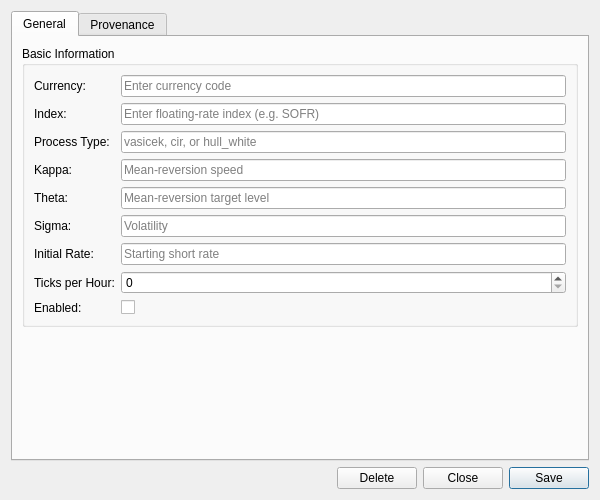
<?xml version="1.0" encoding="UTF-8"?>
<ui version="4.0">
 <class>IrCurveGenerationConfigDetailDialog</class>
 <widget class="QWidget" name="IrCurveGenerationConfigDetailDialog">
  <property name="geometry">
   <rect>
    <x>0</x>
    <y>0</y>
    <width>600</width>
    <height>500</height>
   </rect>
  </property>
  <property name="sizePolicy">
   <sizepolicy hsizetype="Preferred" vsizetype="Preferred">
    <horstretch>0</horstretch>
    <verstretch>0</verstretch>
   </sizepolicy>
  </property>
  <property name="minimumSize">
   <size>
    <width>600</width>
    <height>500</height>
   </size>
  </property>
  <property name="windowTitle">
   <string>IR Curve Generation Config Details</string>
  </property>
  <layout class="QVBoxLayout" name="verticalLayout">
   <item>
    <widget class="QTabWidget" name="tabWidget">
     <property name="currentIndex"><number>0</number></property>
     <widget class="QWidget" name="generalTab">
      <attribute name="title"><string>General</string></attribute>
      <layout class="QVBoxLayout" name="generalLayout">
       <item>
        <widget class="QGroupBox" name="basicInfoGroup">
         <property name="title">
          <string>Basic Information</string>
         </property>
         <layout class="QFormLayout" name="formLayout">
          <item row="0" column="0">
           <widget class="QLabel" name="labelCurrencyCode">
            <property name="text">
             <string>Currency:</string>
            </property>
           </widget>
          </item>
          <item row="0" column="1">
           <widget class="QLineEdit" name="currencyEdit">
            <property name="placeholderText">
             <string>Enter currency code</string>
            </property>
           </widget>
          </item>
          <item row="1" column="0">
           <widget class="QLabel" name="labelIndexName">
            <property name="text">
             <string>Index:</string>
            </property>
           </widget>
          </item>
          <item row="1" column="1">
           <widget class="QLineEdit" name="indexNameEdit">
            <property name="placeholderText">
             <string>Enter floating-rate index (e.g. SOFR)</string>
            </property>
           </widget>
          </item>
          <item row="2" column="0">
           <widget class="QLabel" name="labelProcessType">
            <property name="text">
             <string>Process Type:</string>
            </property>
           </widget>
          </item>
          <item row="2" column="1">
           <widget class="QLineEdit" name="processTypeEdit">
            <property name="placeholderText">
             <string>vasicek, cir, or hull_white</string>
            </property>
           </widget>
          </item>
          <item row="3" column="0">
           <widget class="QLabel" name="labelKappa">
            <property name="text">
             <string>Kappa:</string>
            </property>
           </widget>
          </item>
          <item row="3" column="1">
           <widget class="QLineEdit" name="kappaEdit">
            <property name="placeholderText">
             <string>Mean-reversion speed</string>
            </property>
           </widget>
          </item>
          <item row="4" column="0">
           <widget class="QLabel" name="labelTheta">
            <property name="text">
             <string>Theta:</string>
            </property>
           </widget>
          </item>
          <item row="4" column="1">
           <widget class="QLineEdit" name="thetaEdit">
            <property name="placeholderText">
             <string>Mean-reversion target level</string>
            </property>
           </widget>
          </item>
          <item row="5" column="0">
           <widget class="QLabel" name="labelSigma">
            <property name="text">
             <string>Sigma:</string>
            </property>
           </widget>
          </item>
          <item row="5" column="1">
           <widget class="QLineEdit" name="sigmaEdit">
            <property name="placeholderText">
             <string>Volatility</string>
            </property>
           </widget>
          </item>
          <item row="6" column="0">
           <widget class="QLabel" name="labelInitialRate">
            <property name="text">
             <string>Initial Rate:</string>
            </property>
           </widget>
          </item>
          <item row="6" column="1">
           <widget class="QLineEdit" name="initialRateEdit">
            <property name="placeholderText">
             <string>Starting short rate</string>
            </property>
           </widget>
          </item>
          <item row="7" column="0">
           <widget class="QLabel" name="labelTicksPerHour">
            <property name="text">
             <string>Ticks per Hour:</string>
            </property>
           </widget>
          </item>
          <item row="7" column="1">
           <widget class="QSpinBox" name="ticksPerHourEdit">
            <property name="minimum">
             <number>0</number>
            </property>
            <property name="maximum">
             <number>9999</number>
            </property>
           </widget>
          </item>
          <item row="8" column="0">
           <widget class="QLabel" name="labelEnabled">
            <property name="text">
             <string>Enabled:</string>
            </property>
           </widget>
          </item>
          <item row="8" column="1">
           <widget class="QCheckBox" name="enabledCheck">
            <property name="text">
             <string/>
            </property>
           </widget>
          </item>
         </layout>
        </widget>
       </item>
       <item>
        <spacer name="verticalSpacer">
         <property name="orientation">
          <enum>Qt::Vertical</enum>
         </property>
         <property name="sizeHint" stdset="0">
          <size>
           <width>20</width>
           <height>40</height>
          </size>
         </property>
        </spacer>
       </item>
      </layout>
     </widget>
     <widget class="QWidget" name="provenanceTab">
      <attribute name="title"><string>Provenance</string></attribute>
      <layout class="QVBoxLayout" name="provenanceTabLayout">
       <item>
        <widget class="ores::qt::ProvenanceWidget" name="provenanceWidget" native="true"/>
       </item>
      </layout>
     </widget>
    </widget>
   </item>
   <item>
    <layout class="QHBoxLayout" name="buttonLayout">
     <item>
      <spacer name="horizontalSpacer">
       <property name="orientation">
        <enum>Qt::Horizontal</enum>
       </property>
       <property name="sizeHint" stdset="0">
        <size>
         <width>40</width>
         <height>20</height>
        </size>
       </property>
      </spacer>
     </item>
     <item>
      <widget class="QPushButton" name="deleteButton">
       <property name="text">
        <string>Delete</string>
       </property>
      </widget>
     </item>
     <item>
      <widget class="QPushButton" name="closeButton">
       <property name="text">
        <string>Close</string>
       </property>
      </widget>
     </item>
     <item>
      <widget class="QPushButton" name="saveButton">
       <property name="text">
        <string>Save</string>
       </property>
       <property name="default">
        <bool>true</bool>
       </property>
      </widget>
     </item>
    </layout>
   </item>
  </layout>
 </widget>
 <customwidgets>
  <customwidget>
   <class>ores::qt::ProvenanceWidget</class>
   <extends>QWidget</extends>
   <header>ores.qt/ProvenanceWidget.hpp</header>
  </customwidget>
 </customwidgets>
 <resources/>
 <connections/>
</ui>
